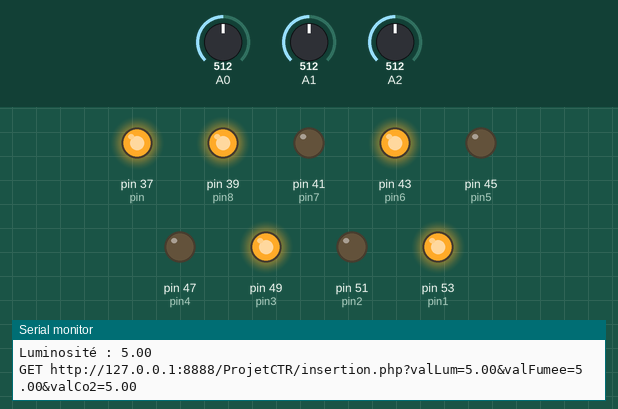
Recording of a sketch running on a simulated Arduino Mega 2560, built with avr-gcc and run on an emulated ATmega2560. Parts: output pins drawn as LEDs (lit = HIGH), the last lines printed to the serial monitor. The test bench sets the inputs (shaded band); at power-on: A2 = 512, A0 = 512, A1 = 512.

Above: at 2.2 s.
2.3 s: A2 set to 600
4.4 s: A2 set to 622
At 5.9 s:
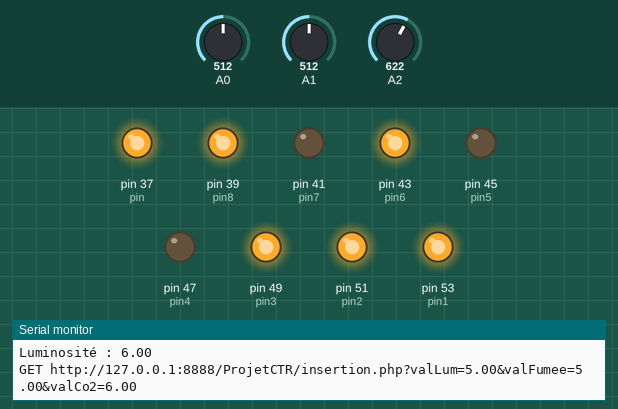
6.8 s: A0 set to 428
9.7 s: A0 set to 391
At 12.2 s:
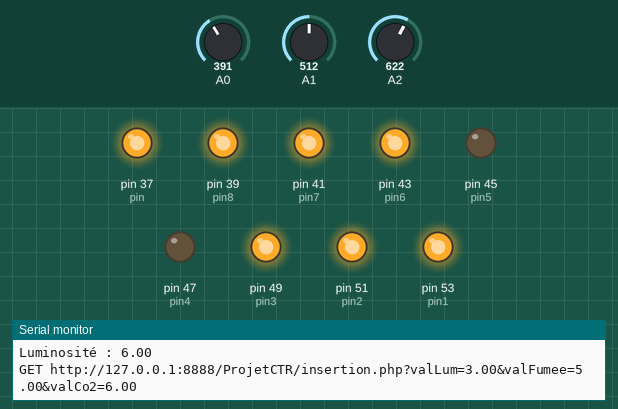
13.2 s: A2 set to 511
At 14.8 s:
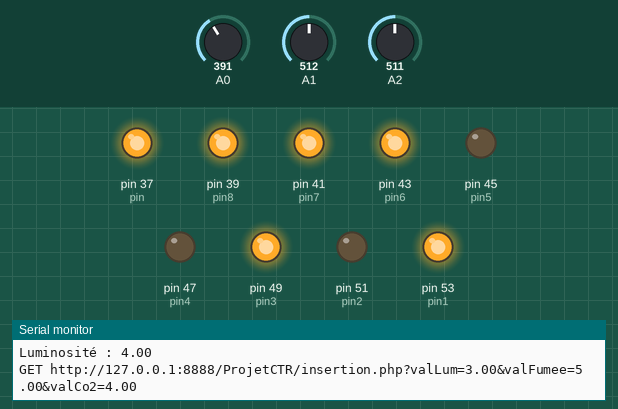
15.4 s: A0 set to 900
At 17.8 s:
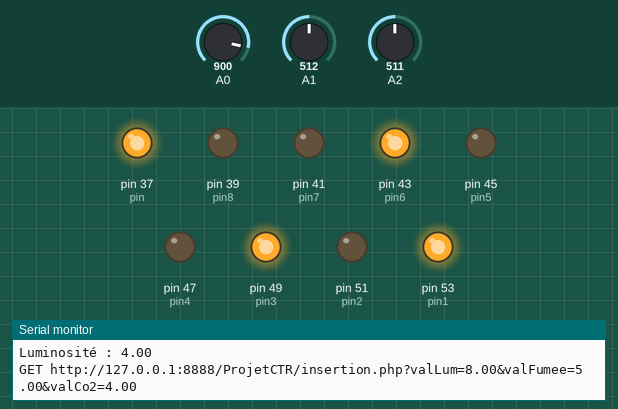
Timing chart, 0 to 19.3 s (numbered marks = the images above; inputs shaded):
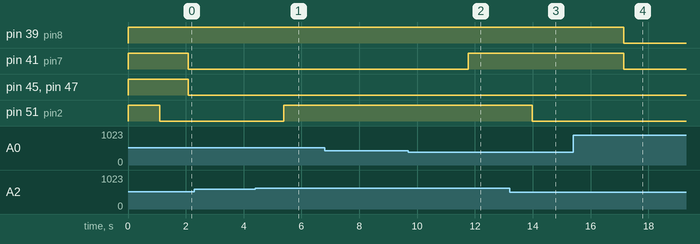

Measured:
- the behaviour switches between 613 and 614 on A2 (found by bisection; images 0 and 1)
- the behaviour switches between 410 and 409 on A0 (found by bisection; images 1 and 2)
- after the input at 4.4 s, pin 51 (pin2): LOW → HIGH after 0.99 s
- after the input at 9.7 s, pin 41 (pin7): LOW → HIGH after 2.1 s
- after the input at 13.2 s, pin 51 (pin2): HIGH → LOW after 0.79 s
- after the input at 15.4 s, pin 39 (pin8), pin 41 (pin7): HIGH → LOW after 1.7 s

The sketch:

V6.ino
```cpp
#include <SPI.h>
#include <Ethernet.h>

const int pin = 37;
const int pin8 = 39; // Ventilateur Bas
const int pin7 = 41; // Ventilateur Haut
const int pin6 = 43; // Led en haut à gauche
const int pin5 = 45; // Led tunnel  gauche - HIGH = Rouge, LOW = Vert
const int pin4 = 47; // Led tunnel droite - HIGH = Rouge, LOW = Vert
const int pin3 = 49; // Lampadaires
const int pin2 = 51; // Lampadaires
const int pin1 = 53; // Lampadaires

String requete;

/* Connexion ethernet */
// L'adresse MAC du shield
byte mac[] = { 0xDE, 0xAD, 0xBE, 0xEF, 0xFE, 0xED };
// L'adresse IP que prendra le shield
byte ip[] = { 10, 194, 196, 35 };
// L'adresse IP de la passerelle
byte gateway[] = { 10, 194, 196, 254 };
// Attachement d'un objet "server" sur le port 2000
EthernetServer server(212);

void setup() {
  Serial.begin(9600);

  pinMode(pin, OUTPUT);
  pinMode(pin1, OUTPUT);
  pinMode(pin2, OUTPUT);
  pinMode(pin3, OUTPUT);
  pinMode(pin4, OUTPUT);
  pinMode(pin5, OUTPUT);
  pinMode(pin6, OUTPUT);
  pinMode(pin7, OUTPUT);
  pinMode(pin8, OUTPUT);

  digitalWrite(pin, HIGH);
  digitalWrite(pin1, HIGH);
  digitalWrite(pin2, HIGH);
  digitalWrite(pin3, HIGH);
  digitalWrite(pin4, HIGH);
  digitalWrite(pin5, HIGH);
  digitalWrite(pin6, HIGH);
  digitalWrite(pin7, HIGH);
  digitalWrite(pin8, HIGH);

  Serial.println("Liaison Serie ok ...");
  // Configuration de la ethernet shield et du server
  Ethernet.begin(mac, ip, gateway);
  server.begin();
  // Donne une seconde au shield pour s'initialiser
  delay(1000);
  Serial.println("Serveur ok ...");
}

void loop() {

    EthernetClient client = server.available();

  /*digitalWrite(pin1, LOW);
    digitalWrite(pin3, HIGH);
    delay(2000);
    digitalWrite(pin1, HIGH);
    digitalWrite(pin2, LOW);
    delay(2000);
    digitalWrite(pin2, HIGH);
    digitalWrite(pin3, LOW);
    delay(2000);*/

  if (client && client.connected()) {
    Serial.println("Client connecté ...");
  }
  int potentiometerValueA0 = analogRead(A0);
  int potentiometerValueA1 = analogRead(A1);
  int potentiometerValueA2 = analogRead(A2);

  float valFumee = map(potentiometerValueA0, 0, 1023, 0, 10);
  float valCo2 = map(potentiometerValueA1, 0, 1023, 0, 10);
  float valLumi = map(potentiometerValueA2, 0, 1023, 0, 10);


  Serial.print("Fumée : ");
  Serial.println(valFumee);
  Serial.print("CO2 : ");
  Serial.println(valCo2);
  Serial.print("Luminosité : ");
  Serial.println(valLumi);

  requete = "GET http://127.0.0.1:8888/ProjetCTR/insertion.php?valLum=";
  requete.concat(valFumee);
  requete += "&valFumee=";
  requete.concat(valCo2);
  requete += "&valCo2=";
  requete.concat(valLumi);
  //requete += " HTTP/1.1";
  Serial.println(requete);
  client.println(requete);

  if (valLumi < 2.5) {
    digitalWrite(pin2, LOW);
    digitalWrite(pin3, LOW);
  }
  else if (2.5 <= valLumi && valLumi <= 5)
  {
    digitalWrite(pin2, LOW);
    digitalWrite(pin3, HIGH);
  }
  else if (valLumi > 5)
  {
    digitalWrite(pin2, HIGH);
    digitalWrite(pin3, HIGH);
  }
  delay(1000);

  if (valCo2 <= 3.3) {
    digitalWrite(pin7, HIGH);
    digitalWrite(pin8, HIGH);
    client.write("A");
  }
  else if (3.3 < valCo2 && valCo2 <= 6.6)
  {
    digitalWrite(pin7, LOW);
    digitalWrite(pin8, HIGH);
    client.write("B");
  }
  else if (valCo2 > 6.6)
  {
    digitalWrite(pin7, LOW);
    digitalWrite(pin8, LOW);
    client.write("C");
  }

  if (valFumee <= 3.3) {
    digitalWrite(pin7, HIGH);
    digitalWrite(pin8, HIGH);
    client.write("A");
  }
  else if (3.3 < valFumee && valFumee <= 6.6)
  {
    digitalWrite(pin7, LOW);
    digitalWrite(pin8, HIGH);
    client.write("B");
  }
  else if (valFumee > 6.6)
  {
    digitalWrite(pin7, LOW);
    digitalWrite(pin8, LOW);
    client.write("C");
  }

  if (valCo2 > 6.6 && valFumee > 6.6) {
    digitalWrite(pin5, HIGH);
    digitalWrite(pin4, HIGH);
    client.write("D");
  }
  else {
    digitalWrite(pin5, LOW);
    digitalWrite(pin4, LOW);
    client.write("E");
  }

/* COMMANDES :
 *  "A" = Ventilateurs éteints
 *  "B" = Ventilateur Haut allumé et l'autre éteint
 *  "C" = Les deux ventilateurs allumés
 *  "D" = Tunnels Fermé
 *  "E" = Tunnels Ouverts
 *  "F" = Lampadaires allumés
 *  "G" = 1/2 Allumé
 *  "H" = Lampadaires éteints
 */
}
```
